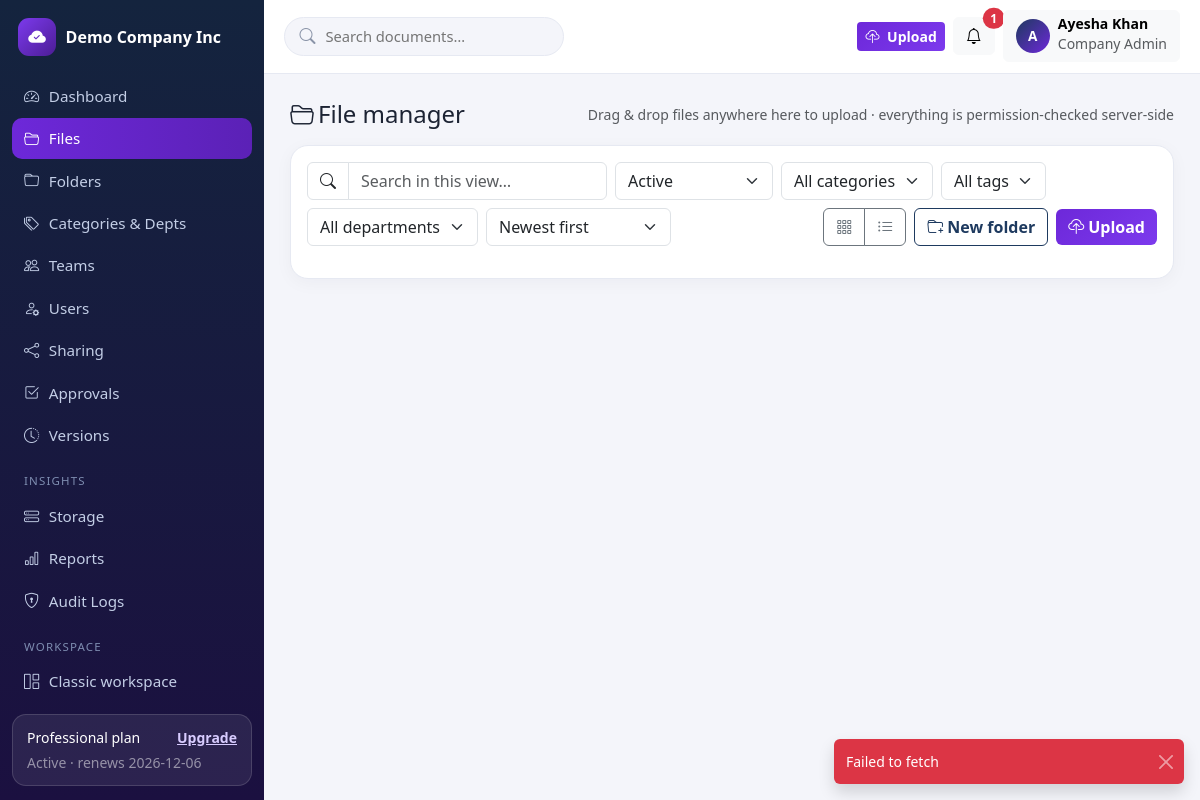
Screenshot of /admin/files (signed in) with the database file from the repository.
### tables this page shows
CREATE TABLE tenants (
    id INT UNSIGNED AUTO_INCREMENT PRIMARY KEY,
    name VARCHAR(160) NOT NULL,
    slug VARCHAR(180) NOT NULL UNIQUE,
    email VARCHAR(190) NOT NULL,
    logo VARCHAR(255) NULL,
    brand_color VARCHAR(9) NOT NULL DEFAULT '#1e3a5f',
    status ENUM('active','suspended') NOT NULL DEFAULT 'active',
    created_at TIMESTAMP NOT NULL DEFAULT CURRENT_TIMESTAMP,
    updated_at TIMESTAMP NOT NULL DEFAULT CURRENT_TIMESTAMP ON UPDATE CURRENT_TIMESTAMP,
    INDEX idx_tenants_status (status)
);

CREATE TABLE subscriptions (
    id INT UNSIGNED AUTO_INCREMENT PRIMARY KEY,
    tenant_id INT UNSIGNED NOT NULL,
    plan_id INT UNSIGNED NOT NULL,
    billing_cycle ENUM('monthly','yearly') NOT NULL DEFAULT 'monthly',
    status ENUM('trialing','active','past_due','cancelled','expired') NOT NULL DEFAULT 'trialing',
    trial_ends_at TIMESTAMP NULL,
    current_period_start TIMESTAMP NULL,
    current_period_end TIMESTAMP NULL,
    cancelled_at TIMESTAMP NULL,
    created_at TIMESTAMP NOT NULL DEFAULT CURRENT_TIMESTAMP,
    updated_at TIMESTAMP NOT NULL DEFAULT CURRENT_TIMESTAMP ON UPDATE CURRENT_TIMESTAMP,
    INDEX idx_sub_tenant (tenant_id),
    INDEX idx_sub_status (status),
    CONSTRAINT fk_sub_tenant FOREIGN KEY (tenant_id) REFERENCES tenants(id) ON DELETE CASCADE,
    CONSTRAINT fk_sub_plan FOREIGN KEY (plan_id) REFERENCES subscription_plans(id)
);

CREATE TABLE subscription_plans (
    id INT UNSIGNED AUTO_INCREMENT PRIMARY KEY,
    name VARCHAR(60) NOT NULL,
    slug VARCHAR(60) NOT NULL UNIQUE,
    price_monthly DECIMAL(10,2) NOT NULL DEFAULT 0,
    price_yearly DECIMAL(10,2) NOT NULL DEFAULT 0,
    storage_mb INT NOT NULL DEFAULT 100,        
    max_users INT NOT NULL DEFAULT 3,           
    max_file_mb INT NOT NULL DEFAULT 10,        
    max_teams INT NOT NULL DEFAULT 1,           
    version_history INT NOT NULL DEFAULT 3,
    features VARCHAR(500) NULL,
    is_active TINYINT(1) NOT NULL DEFAULT 1,
    created_at TIMESTAMP NOT NULL DEFAULT CURRENT_TIMESTAMP,
    updated_at TIMESTAMP NOT NULL DEFAULT CURRENT_TIMESTAMP ON UPDATE CURRENT_TIMESTAMP
);

CREATE TABLE users (
    id INT UNSIGNED AUTO_INCREMENT PRIMARY KEY,
    tenant_id INT UNSIGNED NULL,
    name VARCHAR(120) NOT NULL,
    email VARCHAR(190) NOT NULL UNIQUE,
    password_hash VARCHAR(255) NOT NULL,
    role VARCHAR(40) NOT NULL DEFAULT 'member',
    status ENUM('pending','active','disabled') NOT NULL DEFAULT 'pending',
    email_verified_at TIMESTAMP NULL,
    email_verification_token VARCHAR(64) NULL,
    last_login_at TIMESTAMP NULL,
    created_at TIMESTAMP NOT NULL DEFAULT CURRENT_TIMESTAMP,
    updated_at TIMESTAMP NOT NULL DEFAULT CURRENT_TIMESTAMP ON UPDATE CURRENT_TIMESTAMP,
    INDEX idx_users_tenant (tenant_id),
    INDEX idx_users_role (role),
    CONSTRAINT fk_users_tenant FOREIGN KEY (tenant_id) REFERENCES tenants(id) ON DELETE CASCADE
);

### resources/views/partials/filemanager.php (the view, shortened to what the rows shown need)
<div data-df-filemanager data-folder="<?= !empty($initialFolder) ? (int) $initialFolder : '' ?>" data-q="<?= e($initialQ ?? '') ?>">
  <div class="panel p-3 mb-3">
    <div class="d-flex flex-wrap gap-2 align-items-center">
      <div class="input-group" style="max-width:300px">
        <span class="input-group-text bg-white"><i class="bi bi-search"></i></span>
        <input class="form-control" data-df-search placeholder="Search in this view…" value="<?= e($initialQ ?? '') ?>">
      </div>
      <select class="form-select w-auto" data-df-status>
        <option value="active">Active</option><option value="archived">Archived</option>
      </select>
      <select class="form-select w-auto" data-df-category><option value="">All categories</option>
        <?php foreach ($categories as $c): ?><option value="<?= (int) $c['id'] ?>"><?= e($c['name']) ?></option><?php endforeach; ?></select>
      <select class="form-select w-auto" data-df-tag><option value="">All tags</option>
        <?php foreach ($tags as $t): ?><option value="<?= (int) $t['id'] ?>"><?= e($t['name']) ?></option><?php endforeach; ?></select>
      <select class="form-select w-auto" data-df-department><option value="">All departments</option>
        <?php foreach ($departments as $dep): ?><option value="<?= (int) $dep['id'] ?>"><?= e($dep['name']) ?></option><?php endforeach; ?></select>
      <select class="form-select w-auto" data-df-sort>
        <option value="new">Newest first</option><option value="old">Oldest first</option>
      </select>
      <div class="btn-group ms-auto">
        <button type="button" class="btn btn-outline-secondary" data-df-view="grid" title="Grid view"><i class="bi bi-grid-3x3-gap"></i></button>
        <button type="button" class="btn btn-outline-secondary" data-df-view="list" title="List view"><i class="bi bi-list-ul"></i></button>
      </div>
      <button type="button" class="btn btn-outline-navy" data-bs-toggle="modal" data-bs-target="#dfFolderModal"><i class="bi bi-folder-plus me-1"></i>New folder</button>
      <label class="btn btn-purple mb-0"><i class="bi bi-cloud-upload me-1"></i>Upload<input type="file" class="d-none" data-df-fileinput multiple></label>
    </div>
  </div>
</div>

### routes/web.php (shortened to what the rows shown need)
<?php
function dispatch(string $method, string $uri): void
{
    $path = trim(parse_url($uri, PHP_URL_PATH) ?? '/', '/');
    foreach ($GLOBALS['routes'] as [$m, $pattern, $handler]) {
        if ($m !== $method) continue;
        $regex = '#^' . preg_replace('#\{[a-zA-Z_]+\}#', '([^/]+)', $pattern) . '$#';
        if (preg_match($regex, $path, $matches)) {
            array_shift($matches);
            $args = array_map(fn($v) => ctype_digit((string) $v) ? (int) $v : $v, $matches);
            [$class, $action] = $handler;
            (new $class())->$action(...$args);
            return;
        }
    }
}

### resources/views/partials/tree-open.php (shortened to what the rows shown need)
<?php
$tree = $tree ?? 'employee';
$navs = [
  'admin' => [
    ['admin/dashboard', 'bi-speedometer2', 'Dashboard'],
    ['admin/files', 'bi-folder2-open', 'Files'],
    ['admin/folders', 'bi-folder', 'Folders'],
    ['admin/categories', 'bi-tags', 'Categories & Depts'],
    ['admin/teams', 'bi-people', 'Teams'],
    ['admin/users', 'bi-person-gear', 'Users'],
    ['admin/sharing', 'bi-share', 'Sharing'],
    ['admin/approvals', 'bi-check2-square', 'Approvals'],
    ['admin/versions', 'bi-clock-history', 'Versions'],
    ['_h', '', 'Insights'],
    ['admin/storage', 'bi-hdd-stack', 'Storage'],
    ['admin/reports', 'bi-bar-chart', 'Reports'],
    ['admin/audit-logs', 'bi-shield-lock', 'Audit Logs'],
    ['_h', '', 'Workspace'],
    ['app', 'bi-grid-1x2', 'Classic workspace'],
    ['app/subscription', 'bi-credit-card', 'Subscription'],
    ['admin/settings', 'bi-gear', 'Settings'],
  ],
  'manager' => [
    ['manager/dashboard', 'bi-speedometer2', 'Dashboard'],
    ['manager/files', 'bi-folder2-open', 'Team Files'],
    ['manager/approvals', 'bi-check2-square', 'Approvals'],
    ['manager/notifications', 'bi-bell', 'Notifications'],
    ['_h', '', 'Workspace'],
    ['app/upload', 'bi-cloud-upload', 'Upload'],
    ['app/profile', 'bi-person-circle', 'Profile'],
  ],
  'employee' => [
    ['employee/dashboard', 'bi-speedometer2', 'Dashboard'],
    ['employee/files', 'bi-folder2-open', 'My Files'],
    ['employee/approvals', 'bi-check2-square', 'Approvals'],
    ['employee/notifications', 'bi-bell', 'Notifications'],
    ['_h', '', 'Workspace'],
    ['app/upload', 'bi-cloud-upload', 'Upload'],
    ['app/profile', 'bi-person-circle', 'Profile'],
  ],
];
$searchAction = ['admin' => 'admin/files', 'manager' => 'manager/files', 'employee' => 'employee/files'][$tree];
?>
<!DOCTYPE html>
<html lang="en">
<head>
<link href="https://cdn.jsdelivr.net/npm/bootstrap@5.3.3/dist/css/bootstrap.min.css" rel="stylesheet">
<link href="https://cdn.jsdelivr.net/npm/bootstrap-icons@1.11.3/font/bootstrap-icons.min.css" rel="stylesheet">
<link href="<?= url('assets/css/app.css') ?>" rel="stylesheet">
</head>
<body>
<div class="app-shell">
  <aside class="app-sidebar" id="appSidebar">
    <a class="sidebar-brand" href="<?= url($tree . '/dashboard') ?>">
      <?php if (!empty($tenant['logo'])): ?><img src="<?= url($tenant['logo']) ?>" alt="" class="sidebar-logo">
      <?php else: ?><span class="brand-mark"><i class="bi bi-cloud-check-fill"></i></span><?php endif; ?>
      <span class="sidebar-brand-text"><?= e($tenant['name'] ?? 'DocuFlow') ?></span>
    </a>
    <nav class="sidebar-nav">
      <?php foreach ($navs[$tree] as $item): ?>
        <?php if ($item[0] === '_h'): ?><div class="sidebar-heading"><?= e($item[2]) ?></div>
        <?php else: ?><a href="<?= url($item[0]) ?>"><i class="bi <?= e($item[1]) ?>"></i> <?= e($item[2]) ?></a><?php endif; ?>
      <?php endforeach; ?>
    </nav>
    <?php if (!empty($sub)): ?>
    <div class="sidebar-plan">
      <div class="d-flex justify-content-between small"><span><?= e($sub['plan_name']) ?> plan</span><a href="<?= url('app/subscription') ?>">Upgrade</a></div>
      <div class="text-white-50 small mt-1"><?= e(ucfirst(SubscriptionService::effectiveStatus($sub))) ?> · renews <?= e(substr((string) $sub['current_period_end'], 0, 10)) ?></div>
    </div>
    <?php endif; ?>
  </aside>
  <div class="app-main">
    <header class="app-topbar">
      <form class="topbar-search d-none d-md-flex" method="get" action="<?= url($searchAction) ?>">
        <i class="bi bi-search"></i>
        <input type="search" name="q" placeholder="Search documents…" value="<?= e($_GET['q'] ?? '') ?>">
      </form>
      <div class="ms-auto d-flex align-items-center gap-2">
        <a class="btn btn-purple btn-sm" href="<?= url('app/upload') ?>"><i class="bi bi-cloud-upload me-1"></i> Upload</a>
        <div class="dropdown">
          <button class="btn btn-light position-relative" data-bs-toggle="dropdown" aria-label="Notifications">
            <i class="bi bi-bell"></i>
            <?php if (!empty($unread)): ?><span class="position-absolute top-0 start-100 translate-middle badge rounded-pill bg-danger"><?= (int) $unread ?></span><?php endif; ?>
          </button>
        </div>
        <div class="dropdown">
          <button class="btn btn-light d-flex align-items-center gap-2" data-bs-toggle="dropdown">
            <span class="avatar"><?= e(strtoupper(substr($user['name'], 0, 1))) ?></span>
            <span class="d-none d-md-block text-start"><span class="d-block fw-semibold small lh-1"><?= e($user['name']) ?></span>
            <span class="text-muted small lh-1"><?= e(ucwords(str_replace('_', ' ', $user['role']))) ?></span></span>
          </button>
        </div>
      </div>
    </header>
    <main class="app-content">

### rows the page displays
tenants: name "Demo Company Inc"
subscriptions: plan.name "Professional", status "Active", current_period_end "2026-12-06"
users: name "A", name "Ayesha Khan", role "Company Admin"

### other values shown
$item[2] "Dashboard"
$item[2] "Files"
$item[2] "Folders"
$item[2] "Categories & Depts"
$item[2] "Teams"
$item[2] "Users"
$item[2] "Sharing"
$item[2] "Approvals"
$item[2] "Versions"
$item[2] "INSIGHTS"
$item[2] "Storage"
$item[2] "Reports"
$item[2] "Audit Logs"
$item[2] "WORKSPACE"
$item[2] "Classic workspace"
